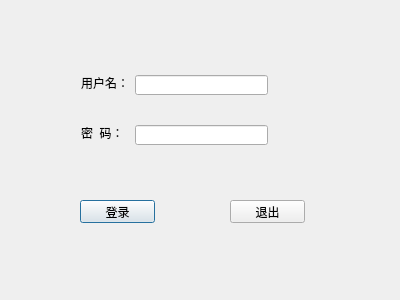
<?xml version="1.0" encoding="UTF-8"?>
<ui version="4.0">
 <class>Login</class>
 <widget class="QDialog" name="Login">
  <property name="geometry">
   <rect>
    <x>0</x>
    <y>0</y>
    <width>400</width>
    <height>300</height>
   </rect>
  </property>
  <property name="windowTitle">
   <string>登录---校园签到系统</string>
  </property>
  <property name="windowIcon">
   <iconset resource="../image/image.qrc">
    <normaloff>:/new/prefix1/title.png</normaloff>:/new/prefix1/title.png</iconset>
  </property>
  <widget class="QPushButton" name="pushButton_Exit">
   <property name="geometry">
    <rect>
     <x>230</x>
     <y>200</y>
     <width>75</width>
     <height>23</height>
    </rect>
   </property>
   <property name="focusPolicy">
    <enum>Qt::NoFocus</enum>
   </property>
   <property name="text">
    <string>退出</string>
   </property>
  </widget>
  <widget class="QPushButton" name="pushButton_Login">
   <property name="geometry">
    <rect>
     <x>80</x>
     <y>200</y>
     <width>75</width>
     <height>23</height>
    </rect>
   </property>
   <property name="text">
    <string>登录</string>
   </property>
   <property name="shortcut">
    <string>Return</string>
   </property>
  </widget>
  <widget class="QLabel" name="label">
   <property name="geometry">
    <rect>
     <x>81</x>
     <y>75</y>
     <width>48</width>
     <height>16</height>
    </rect>
   </property>
   <property name="text">
    <string>用户名：</string>
   </property>
  </widget>
  <widget class="QLineEdit" name="lineEdit_username">
   <property name="geometry">
    <rect>
     <x>135</x>
     <y>75</y>
     <width>133</width>
     <height>20</height>
    </rect>
   </property>
  </widget>
  <widget class="QLabel" name="label_2">
   <property name="geometry">
    <rect>
     <x>81</x>
     <y>125</y>
     <width>48</width>
     <height>16</height>
    </rect>
   </property>
   <property name="text">
    <string>密  码：</string>
   </property>
  </widget>
  <widget class="QLineEdit" name="lineEdit_password">
   <property name="geometry">
    <rect>
     <x>135</x>
     <y>125</y>
     <width>133</width>
     <height>20</height>
    </rect>
   </property>
   <property name="echoMode">
    <enum>QLineEdit::Password</enum>
   </property>
  </widget>
 </widget>
 <resources>
  <include location="../image/image.qrc"/>
 </resources>
 <connections/>
</ui>
